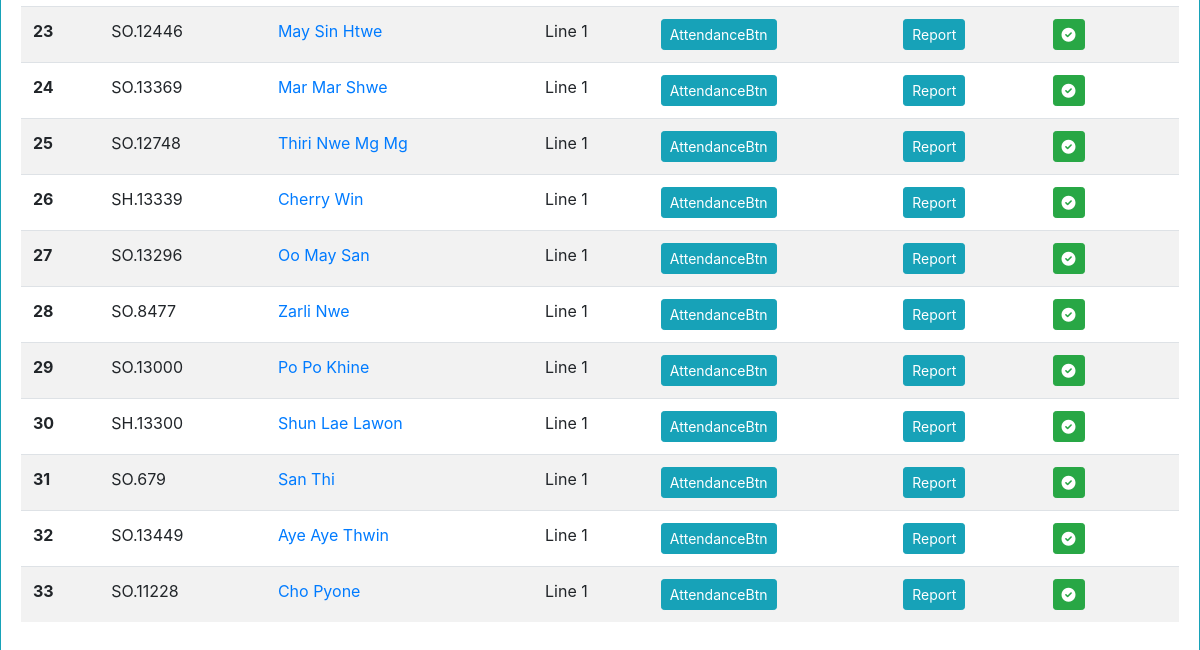
Page /operatoratt/1/ (lower part) on the earlier database version.
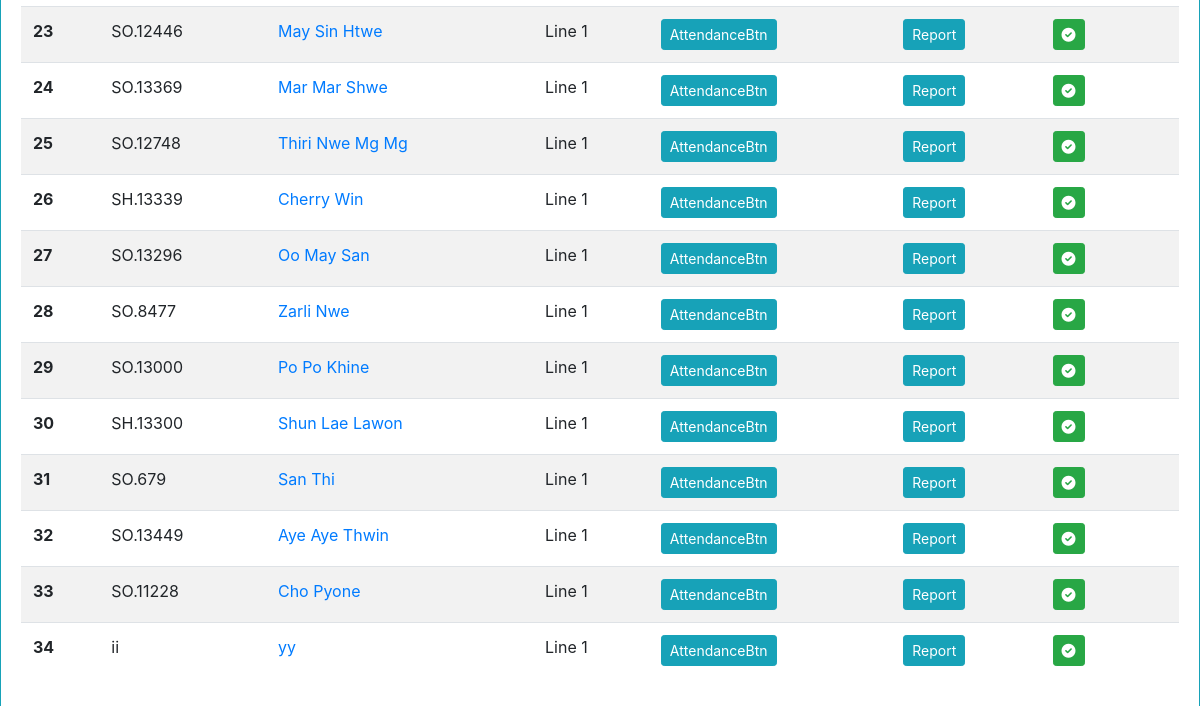
Same page on the later database version.
### myapp/models.py (models this page shows, shortened)
class operator(models.Model):
    name = models.CharField(max_length=255)
    line = models.ForeignKey(line, on_delete=models.CASCADE)
    point = models.CharField(max_length=255, blank=True, null=True)
    employee_code = models.CharField(max_length=255, blank=True, null=True)
    burmese = models.CharField(max_length=255, blank=True, null=True)
    role = models.CharField(max_length=255, blank=True, null=True)
    daily_target = models.PositiveIntegerField(default=0)
    resign = models.BooleanField(default=False)
    status = models.BooleanField(default=False)

class line(models.Model):
    line_name = models.CharField(max_length=255)
    target = models.PositiveIntegerField(default=0)
    def __str__(self):
        return self.line_name

### myapp/views.py (the view)
# urls.py: path('operatoratt/<int:id>/', views.operatoratt, name='operatoratt'),
def operatoratt(request,id):
    op = operator.objects.filter(line=id)
    context = {'op':op}
    return render(request, 'operatoratt.html', context)

### templates/operatoratt.html (shortened to what this page needs)
{% extends 'base.html' %}
{% block content %}
<div class="card border-info mb-3">
  <div class="card-body">
<table class="table table-striped" id="optattend">
  <tbody>
  	{% for i in op %}
    <tr class="opattr">
      <th>{{forloop.counter}}</th>
      <td>{{i.employee_code}}</td>
      <td>
    <a href="{% url 'myapp:operatorupdate' i.id %}">{{i.name}}</a></td>
      <td>{{i.line}}</td>
      <td>
        <button type="button" class="btn btn-sm btn-info optattbtn">AttendanceBtn</button>
      </td>
      <td>
        <a href="{% url 'myapp:reportbyoperator' i.id %}" class="btn btn-sm btn-info">Report</a>
      </td>
      <td>
      {% if i.resign == False %}
      <button class="btn btn-sm btn-success retired"><i class="fa-solid fa-circle-check"></i></button>
      {% else %}
      <button class="btn btn-sm btn-danger"><i class="fa-solid fa-circle-xmark"></i></button>
      {% endif %}
      </td>
    </tr>
    {% endfor %}
  </tbody>
</table>
  </div>
</div>
{% endblock content %}

Differences in the rows shown:
added operator: employee_code "ii", name "yy", line "Line 1", resign False (drawn)
